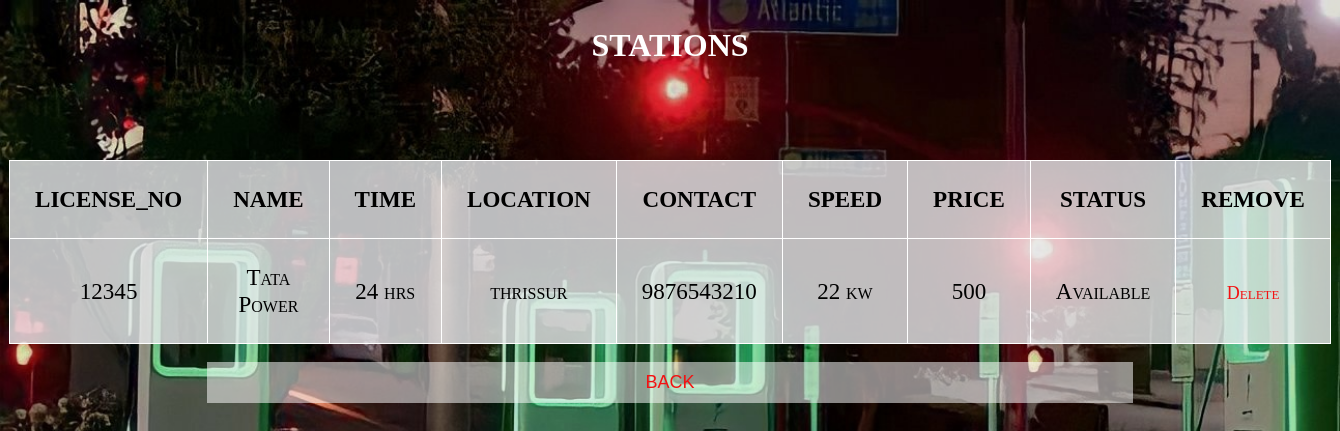
Screenshot of /stations_list/ with the database file from the repository.
### my_app/models.py (models this page shows)
class station(models.Model):
    license_no=models.IntegerField()
    name=models.CharField(max_length=20)
    time=models.CharField(max_length=20)
    location=models.CharField(max_length=20)
    contact=models.IntegerField()
    speed=models.CharField(max_length=20)
    price=models.CharField(max_length=20)
    status=models.CharField(max_length=20,choices=choice)

### my_app/views.py (the view)
# urls.py: path('stations_list/',views.stations_list,name='stations_list'),
def stations_list(request):
    data=station.objects.all()
    return render(request,'stations_list.html',{'data':data})

### my_app/templates/stations_list.html (shortened to what this page needs)
{% load static %}
<!DOCTYPE html>
<html>
<head>
</head>
    <div class="container">
        <center>
        <h2 >
          STATIONS
        </h2><br><br><br></center>
        <p class="text-center">
          <body>
            <table border="1"
               align="center"><b><i>
              <tr>
                  <th>LICENSE_NO</th>
                  <th>NAME</th>
                  <th>TIME</th>
                  <th>LOCATION</th>
                  <th>CONTACT</th>
                  <th>SPEED</th>
                  <th>PRICE</th>
                  <th>STATUS</th>
                  <th>REMOVE</th>
              </tr>
              {% for i in data %}
              <tr>
                  <td>{{i.license_no}}</td>
                  <td>{{i.name}}</td>
                  <Td>{{i.time}}</Td>
                  <td>{{i.location}}</td>
                  <td>{{i.contact}}</td>
                  <td>{{i.speed}}</td>
                  <td>{{i.price}}</td>
                  <td>{{i.status}}</td>
                  <td><a href="/delete_record2/{{i.id}}">Delete</a></td>
              </tr></i></b>
              {% endfor %}
          </table>
          <br>
          <center><button><a href="/admin_home">BACK</a></button></center>
</body>
</html>

### rows the page displays
station: license_no "12345", name "Tata Power", time "24 hrs", location "thrissur", contact "9876543210", speed "22 kw", price "500", status "Available"
